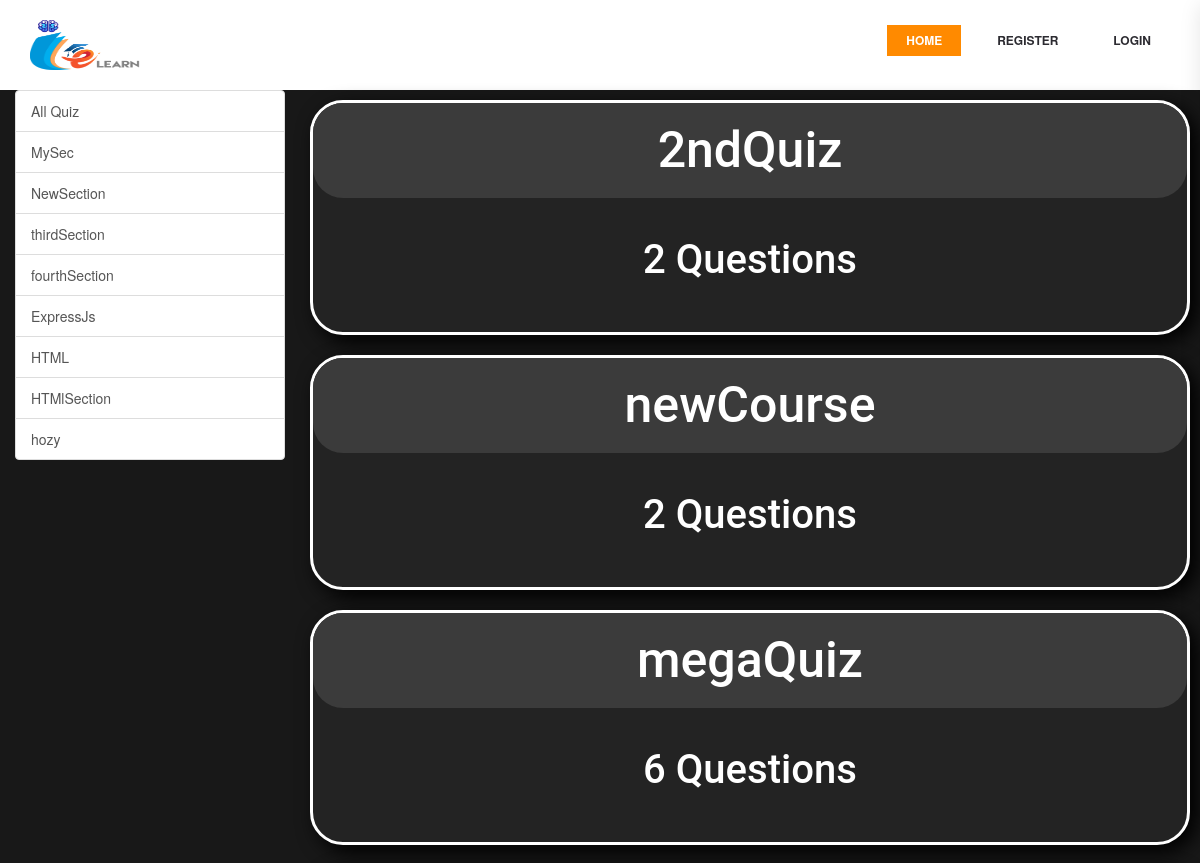
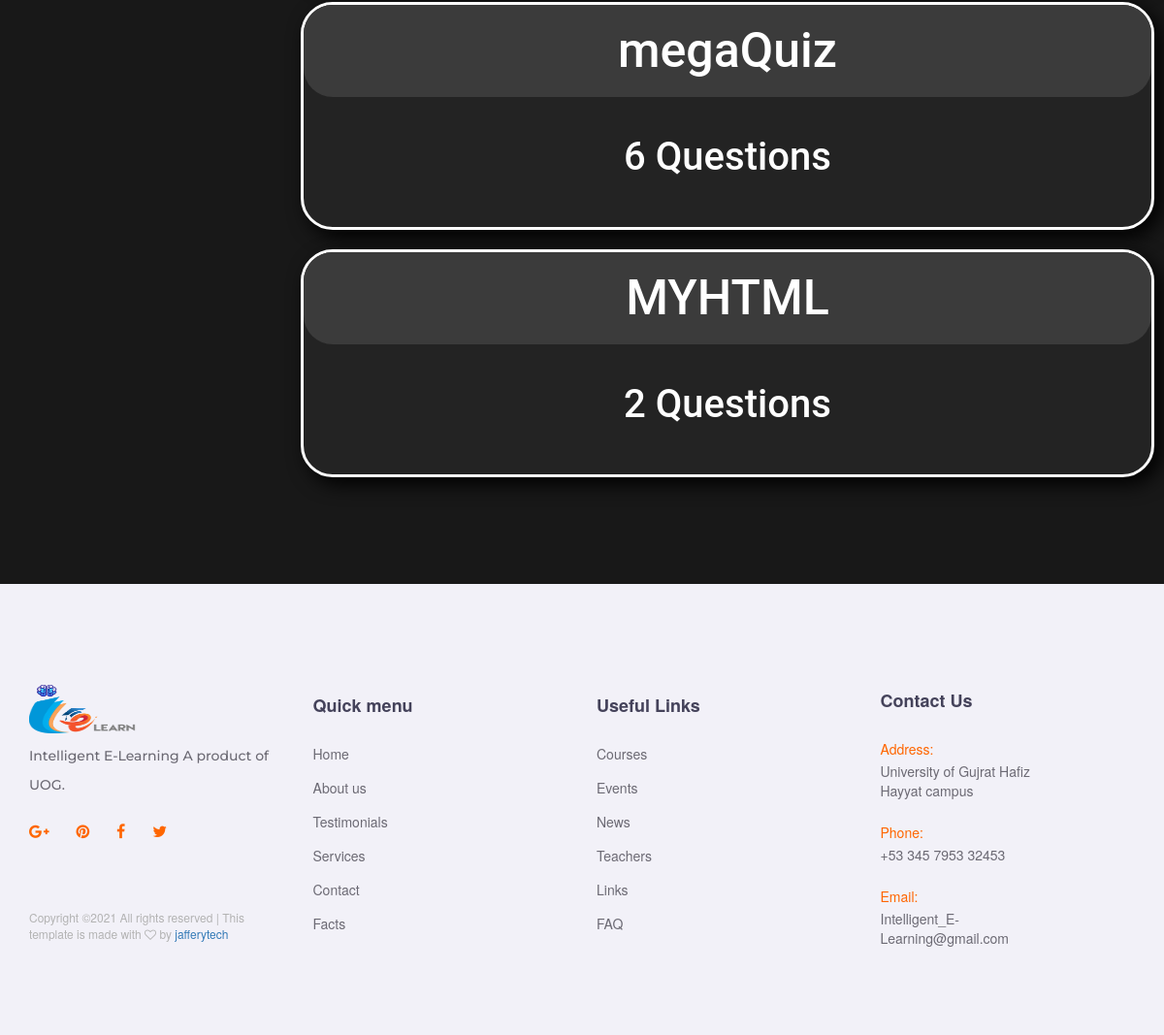
The app's page /quiz/ with its own data (2 pictures, top to bottom).
### courses/models.py (models this page shows, shortened)
class Subject(models.Model):
    name = models.CharField(max_length=100)
    slug = models.SlugField(null=True, blank=True)
    course= models.ForeignKey(Course,default=1,verbose_name="Course",on_delete=models.CASCADE)
    image = models.ImageField(blank=True)
    description = models.TextField(max_length=500,blank=True)
    class Meta:
        verbose_name_plural="Subjects"
    @staticmethod
    def get_all_subjects():
        return Subject.objects.all()

### quiz/models.py (models this page shows, shortened)
class Quiz(models.Model):
    quiz_title = models.CharField(max_length=300)
    slug=models.SlugField(blank=True)
    num_questions = models.IntegerField(default=0)
    subject=models.ForeignKey(Subject,on_delete=models.CASCADE,blank=True,null=True)

### quiz/views.py (the view)
# urls.py: path('', views.index, name='index'),
def index(request):
    all_quiz_list=Quiz.objects.all()
    subjects=Subject.get_all_subjects()
    subjectID=request.GET.get('subject')
    if subjectID:
        all_quiz_list=Quiz.get_all_Quiz_by_subjectid(subjectID)
    else:
         all_quiz_list=Quiz.objects.all()
    data={}
    data['all_quiz_list']=all_quiz_list
    data['subjects']=subjects
    return render(request, 'quiz/quiz_list.html', data)

### quiz/templates/quiz/quiz_list.html (shortened to what this page needs)
{% extends 'courses/base2.html' %}
{% load static %}
    {% load static %}
{% block content %}
<div class="col-lg-3 mx-auto">
			<div class="list-group">
				<a href="/quiz/" class="list-group-item list-group-item-action">All Quiz</a>
				{% for subject in subjects %}
				<a href="/quiz/?subject={{subject.id}}"
					class="list-group-item list-group-item-action">{{subject.name}}</a>
				{% endfor %}
			</div>
		</div>
        {% if all_quiz_list %}
            <section class="card_container">
                    {% for quiz in all_quiz_list %}
                        <a class="card" href="{% url 'quiz:single_quiz' quiz.id %}">
                            <h3 class="quiz_title">{{ quiz.quiz_title }}</h3>
                            <h6 class="num_questions">{{ quiz.num_questions }} Questions</h6>
                        </a>
                    {% endfor %}
            </section>
        {% else %}
            <p>No quizzes are available.</p>
        {% endif %}
        <br>
        <br>
        <br>
    </div>
</body>
{% endblock %}

### static_root/styles/main_styles.css (style rules this page uses)
* { margin: 0; padding: 0; -webkit-font-smoothing: antialiased; -webkit-text-shadow: rgba(0, 0, 0, .01) 0 0 1px; text-shadow: rgba(0, 0, 0, .01) 0 0 1px; }
body { font-family: 'Montserrat', sans-serif; font-size: 14px; font-weight: 500; background: #FFFFFF; color: #6c6a74; }
div { display: block; position: relative; -webkit-box-sizing: border-box; -moz-box-sizing: border-box; box-sizing: border-box; }
a, a:hover, a:visited, a:active, a:link { text-decoration: none; -webkit-font-smoothing: antialiased; -webkit-text-shadow: rgba(0, 0, 0, .01) 0 0 1px; text-shadow: rgba(0, 0, 0, .01) 0 0 1px; }
h3 { font-size: 24px; }
h1, h2, h3, h4, h5, h6 { font-family: 'Montserrat', sans-serif; color: #44425a; -webkit-font-smoothing: antialiased; -webkit-text-shadow: rgba(0, 0, 0, .01) 0 0 1px; text-shadow: rgba(0, 0, 0, .01) 0 0 1px; }
section { display: block; position: relative; box-sizing: border-box; }

### static_root/styles/about.css (style rules this page uses)
* { margin: 0; padding: 0; -webkit-font-smoothing: antialiased; -webkit-text-shadow: rgba(0,0,0,.01) 0 0 1px; text-shadow: rgba(0,0,0,.01) 0 0 1px; }
body { font-family: 'Montserrat', sans-serif; font-size: 14px; font-weight: 500; background: #FFFFFF; color: #6c6a74; }
div { display: block; position: relative; -webkit-box-sizing: border-box; -moz-box-sizing: border-box; box-sizing: border-box; }
a, a:hover, a:visited, a:active, a:link { text-decoration: none; -webkit-font-smoothing: antialiased; -webkit-text-shadow: rgba(0,0,0,.01) 0 0 1px; text-shadow: rgba(0,0,0,.01) 0 0 1px; }
h3 { font-size: 24px; }
h1, h2, h3, h4, h5, h6 { font-family: 'Montserrat', sans-serif; color: #44425a; -webkit-font-smoothing: antialiased; -webkit-text-shadow: rgba(0,0,0,.01) 0 0 1px; text-shadow: rgba(0,0,0,.01) 0 0 1px; }
section { display: block; position: relative; box-sizing: border-box; }

### static_root/styles/contact.css (style rules this page uses)
* { margin: 0; padding: 0; -webkit-font-smoothing: antialiased; -webkit-text-shadow: rgba(0,0,0,.01) 0 0 1px; text-shadow: rgba(0,0,0,.01) 0 0 1px; }
body { font-family: 'Montserrat', sans-serif; font-size: 14px; font-weight: 500; background: #FFFFFF; color: #6c6a74; }
div { display: block; position: relative; -webkit-box-sizing: border-box; -moz-box-sizing: border-box; box-sizing: border-box; }
a, a:hover, a:visited, a:active, a:link { text-decoration: none; -webkit-font-smoothing: antialiased; -webkit-text-shadow: rgba(0,0,0,.01) 0 0 1px; text-shadow: rgba(0,0,0,.01) 0 0 1px; }
h3 { font-size: 24px; }
h1, h2, h3, h4, h5, h6 { font-family: 'Montserrat', sans-serif; color: #44425a; -webkit-font-smoothing: antialiased; -webkit-text-shadow: rgba(0,0,0,.01) 0 0 1px; text-shadow: rgba(0,0,0,.01) 0 0 1px; }
section { display: block; position: relative; box-sizing: border-box; }

### static_root/css/index.css (style rules this page uses)
body { background-color: #292929; }
.card_container { display: grid; grid-template-columns: repeat(auto-fit, minmax(500px, 1fr)); grid-gap: 2rem; padding: 1rem; }
.card { background-color: #232323; text-align: center; padding-bottom: 20px; border: 3px solid white; border-radius: 33px; text-decoration: none; z-index: 100; box-shadow: 7px 7px 20px black; }
.quiz_title { color: white; font-family: Roboto; font-size: 50px; background-color: #3b3b3b; margin-top: 0px; border-radius: 30px; padding-bottom: 20px; padding-top: 20px; }
.num_questions { color: white; font-family: Roboto; font-size: 40px; margin-top: 30px; margin-bottom: 30px; }
* { margin: 0px; padding: 0px; }

### static_root/css/create_quiz.css (style rules this page uses)
body { background-color: #000000d7; }

### static_root/css/create_question.css (style rules this page uses)
body { background-color: #181818; }

### static_root/css/single_quiz.css (style rules this page uses)
body { background-color: #181818; }

### static_root/css/single_question.css (style rules this page uses)
body { background-color: #181818; }

### static_root/css/results.css (style rules this page uses)
body { background-color: #181818; }

### records on screen
Subject: name "MySec"
Subject: name "NewSection"
Subject: name "thirdSection"
Subject: name "fourthSection"
Subject: name "ExpressJs"
Subject: name "HTML"
Subject: name "HTMlSection"
Subject: name "hozy"
Quiz: quiz_title "2ndQuiz", num_questions "2"
Quiz: quiz_title "newCourse", num_questions "2"
Quiz: quiz_title "megaQuiz", num_questions "6"
Quiz: quiz_title "megaQuiz", num_questions "6"
Quiz: quiz_title "MYHTML", num_questions "2"
